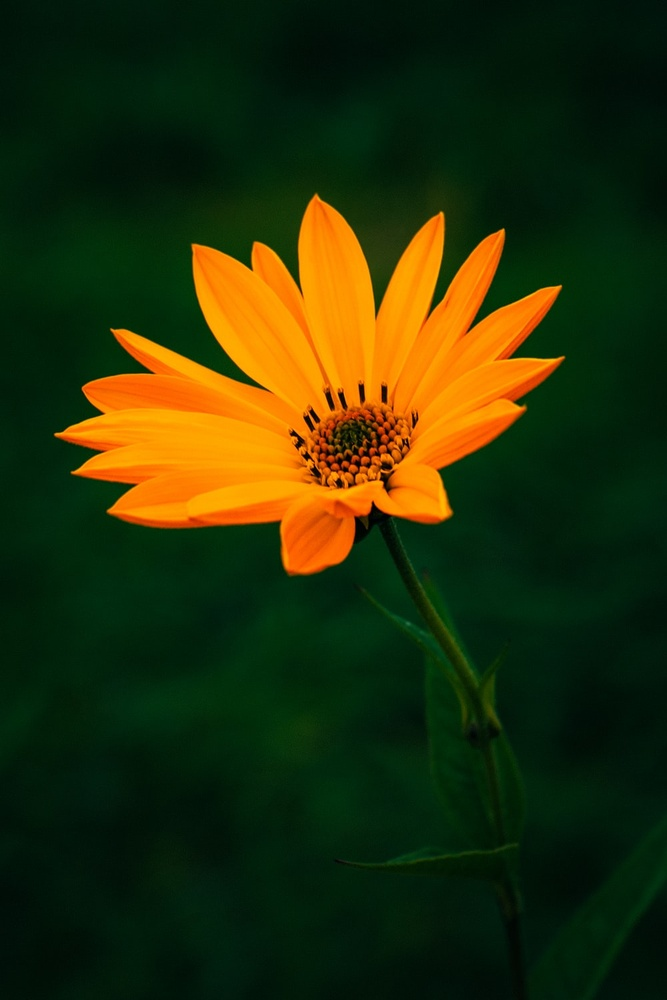
#> input picture flower.jpg, 667 x 1000 px, shrunk from 1000 x 1500 before the run
$ python test2.py   (older library calls are emulated)
#> lines starting #> are read from the running program, lines starting #| are printed output that depends on the picture; after the words box and inside, x2 and y2 are one past the last pixel; in counts of white or black regions, pixels touching at a corner belong together
# example from learnopencv https://learnopencv.com/edge-detection-using-opencv/

import cv2

# Read the original image
img = cv2.imread('flower.jpg')
#> img is the input picture: shape (1000, 667, 3); mean B, G, R 8.9, 47.1, 38.6
# Display original image
cv2.imshow('Original', img)
cv2.waitKey(0)

# Convert to graycsale
img_gray = cv2.cvtColor(img, cv2.COLOR_BGR2GRAY)
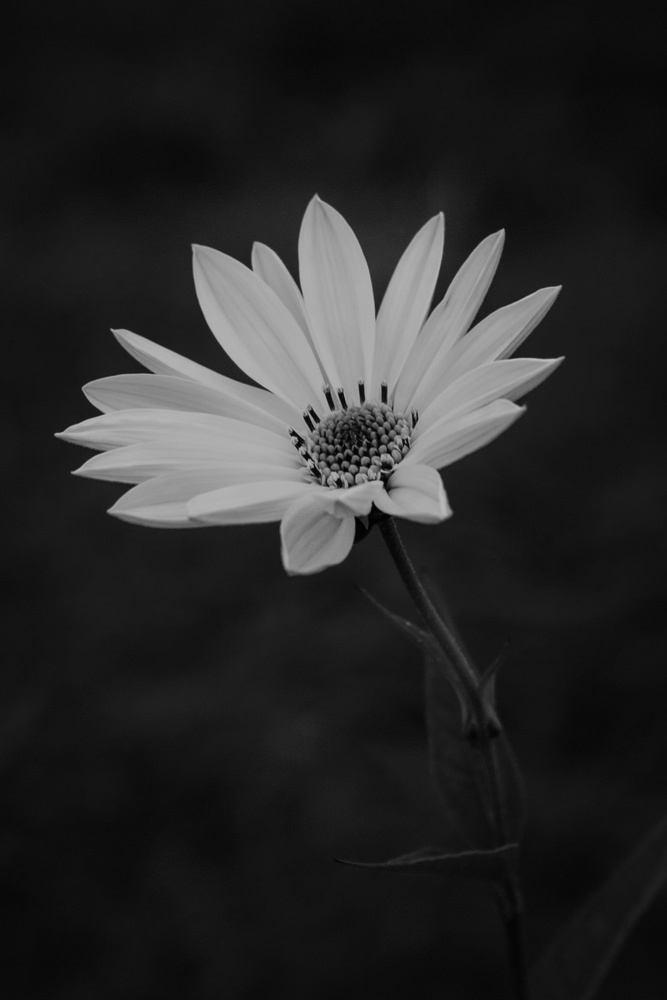
#> img_gray: shape (1000, 667); min 1, max 190, mean 40.2
# Blur the image for better edge detection
img_blur = cv2.GaussianBlur(img_gray, (3,3), 0)

# Sobel Edge Detection
sobelx = cv2.Sobel(src=img_blur, ddepth=cv2.CV_64F, dx=1, dy=0, ksize=5) # Sobel Edge Detection on the X axis
sobely = cv2.Sobel(src=img_blur, ddepth=cv2.CV_64F, dx=0, dy=1, ksize=5) # Sobel Edge Detection on the Y axis
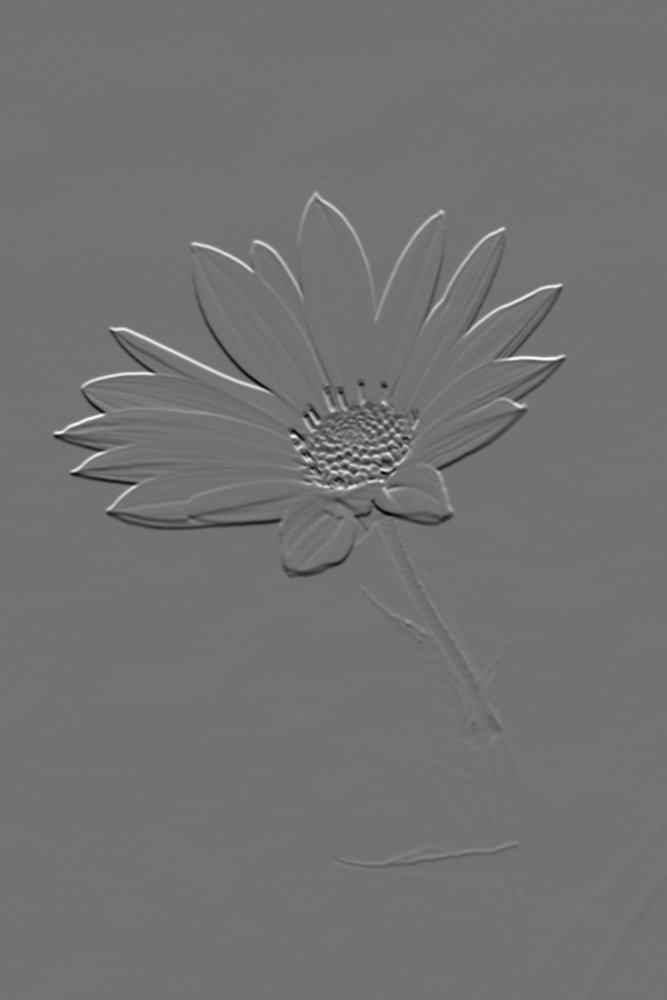
#> sobely: shape (1000, 667) float64; min -4838, max 5895, mean -0.2; drawn with min black and max white
sobelxy = cv2.Sobel(src=img_blur, ddepth=cv2.CV_64F, dx=1, dy=1, ksize=5) # Combined X and Y Sobel Edge Detection
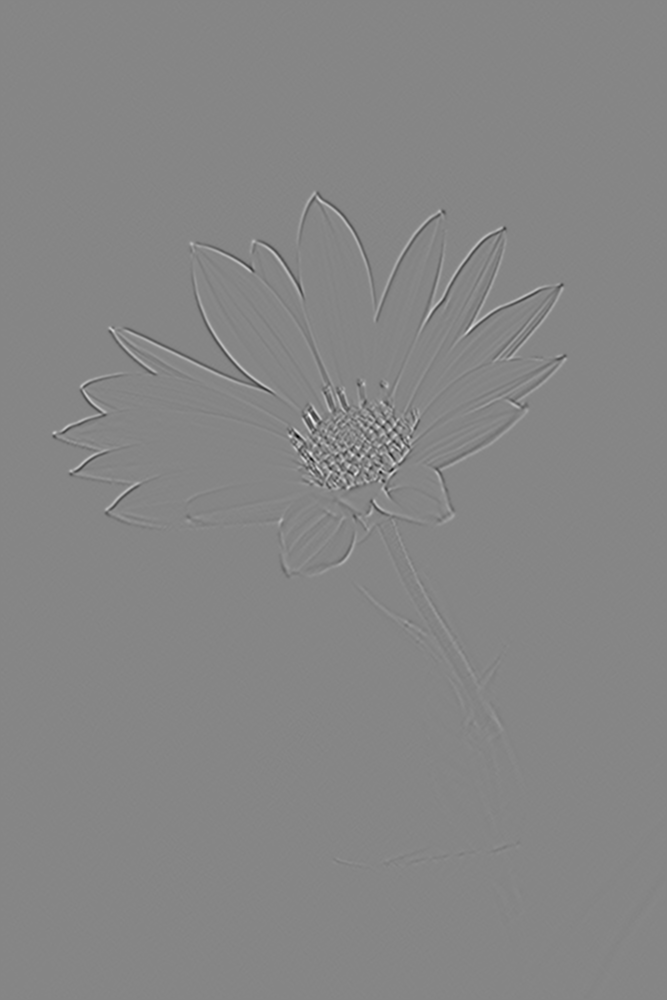
#> sobelxy: shape (1000, 667) float64; min -1463, max 1324, mean 0; drawn with min black and max white
# Display Sobel Edge Detection Images
cv2.imshow('Sobel X', sobelx)
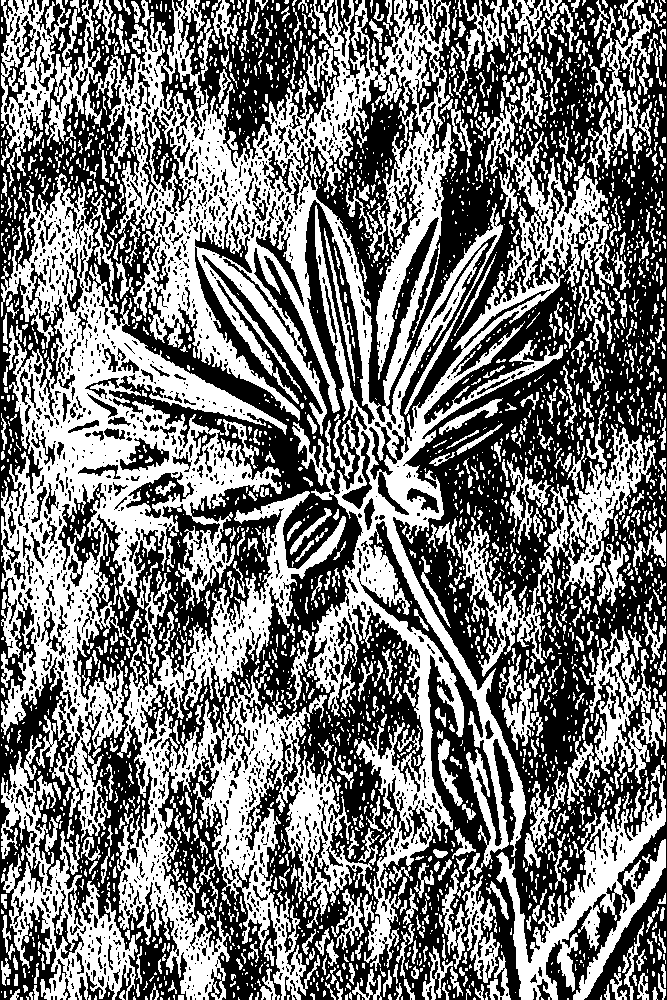
#> window 'Sobel X': shape (1000, 667); 46.8% white; 2920 white regions (2055 under 20 px), largest, box (x1, y1, x2, y2) and area: (96, 0, 614, 971) 97032, (1, 173, 287, 842) 53400, (117, 491, 380, 1000) 38099
cv2.waitKey(0)
cv2.imshow('Sobel Y', sobely)
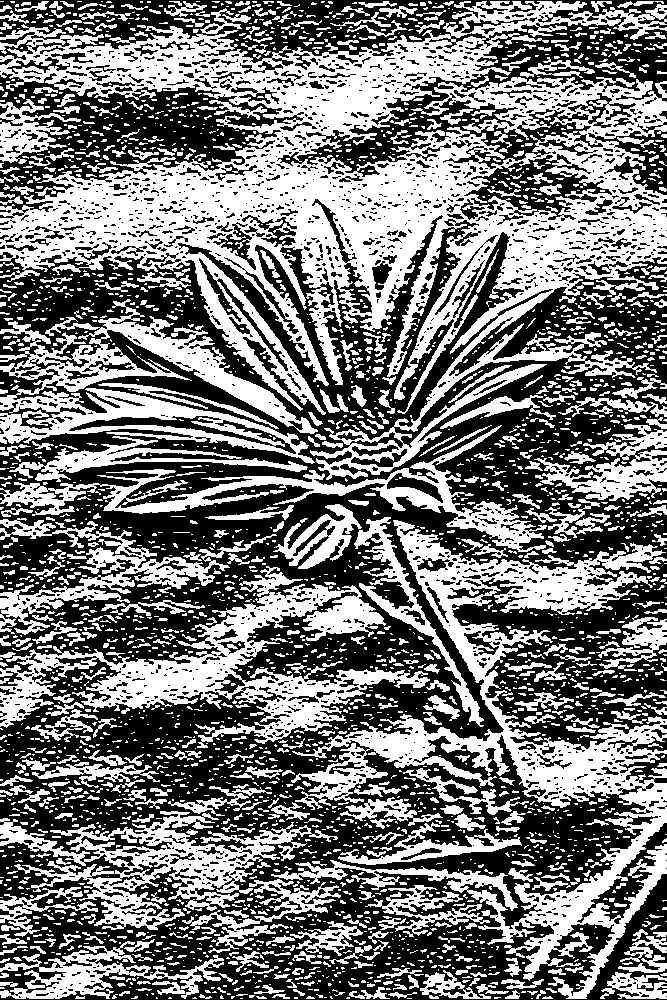
#> window 'Sobel Y': shape (1000, 667); 47% white; 2976 white regions (2241 under 20 px), largest, box (x1, y1, x2, y2) and area: (0, 1, 667, 480) 112736, (271, 520, 667, 999) 38196, (0, 566, 430, 748) 19995
cv2.waitKey(0)
cv2.imshow('Sobel X Y using Sobel() function', sobelxy)
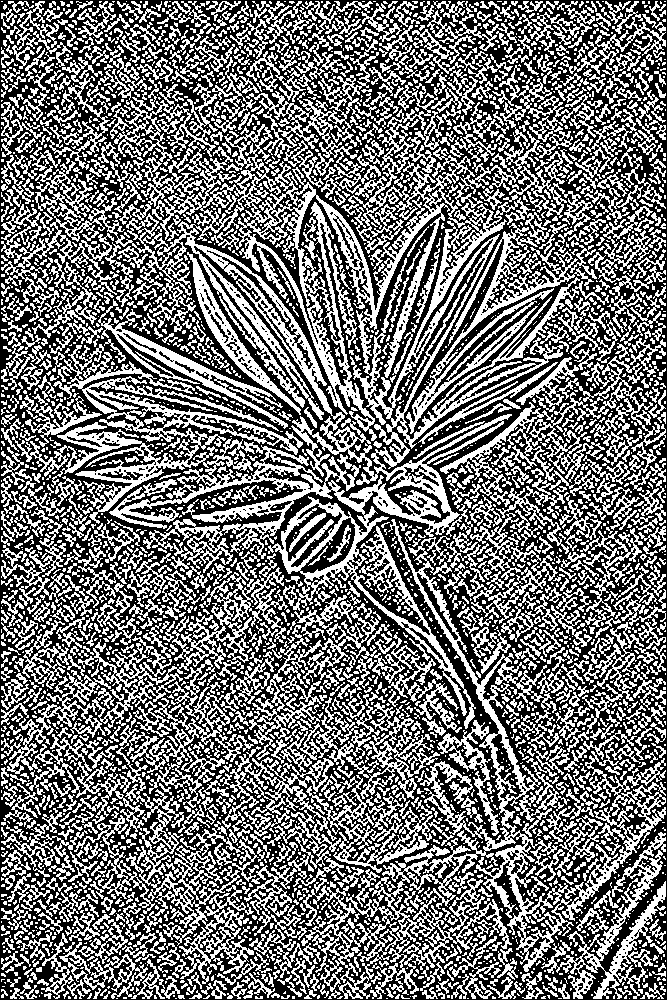
#> window 'Sobel X Y using Sobel() functi': shape (1000, 667); 44.5% white in thin lines or dots
cv2.waitKey(0)

# Canny Edge Detection
edges = cv2.Canny(image=img_blur, threshold1=100, threshold2=200) # Canny Edge Detection
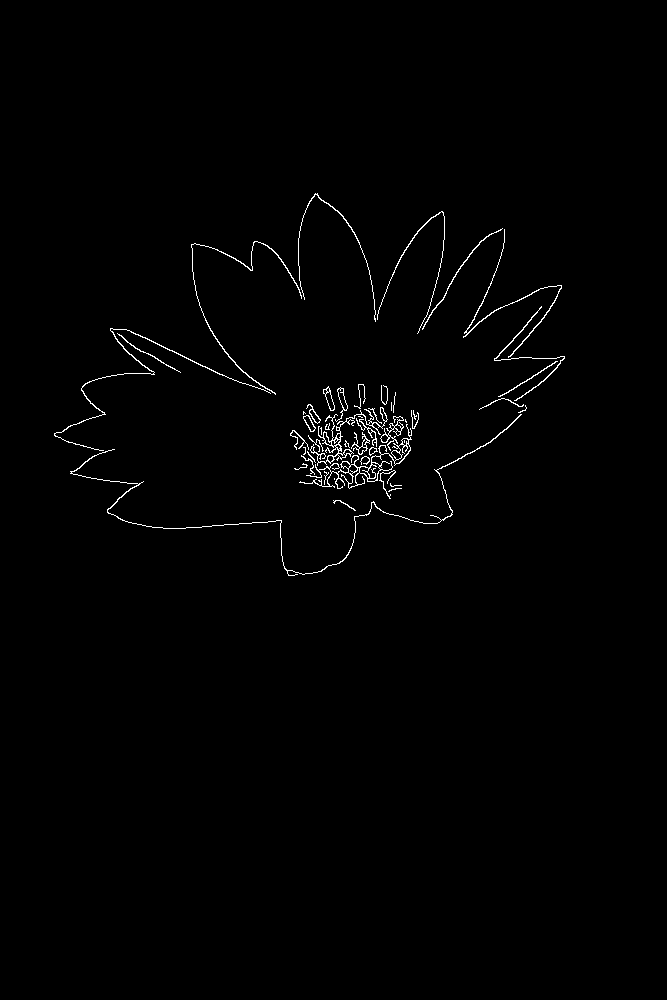
#> edges: shape (1000, 667); 0.93% white in thin lines or dots, all inside (x1, y1, x2, y2) = (54, 193, 565, 576)
# Display Canny Edge Detection Image
cv2.imshow('Canny Edge Detection', edges)
cv2.waitKey(0)

cv2.destroyAllWindows()
